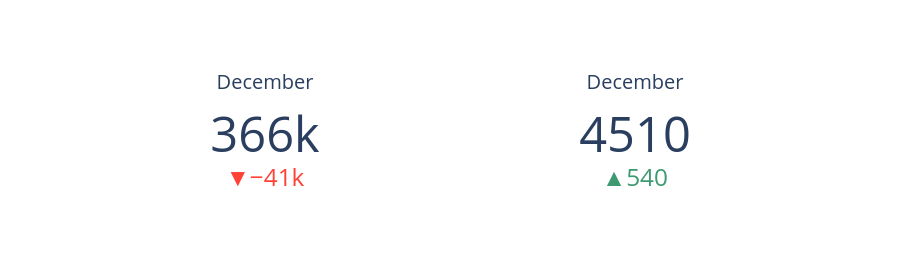

Source (notebook cell):
### Code cell
def plot_vente_mois(data, abbr=False):
    
    ind_ca    = indicateur_du_mois(data, current_month=12, freq=False, abbr=abbr)
    ind_vente = indicateur_du_mois(data, current_month=12, freq=True,  abbr=abbr)
    
    fig = go.Figure()
    
    
    fig.add_trace(go.Indicator(
        mode='number+delta',
        value=ind_ca['value'],
        delta={'reference': ind_ca['value'] - ind_ca['delta']},
        title={'text': ind_ca['month_name'] },
        domain={'x': [0, 0.5], 'y': [0, 1]}
    ))
    
    
    fig.add_trace(go.Indicator(
        mode='number+delta',
        value=ind_vente['value'],
        delta={'reference': ind_vente['value'] - ind_vente['delta']},
        title={'text': ind_vente['month_name'] },
        domain={'x': [0.5, 1], 'y': [0, 1]}
    ))
    
    fig.update_layout(height=280)
    
    return fig

# Test
plot_vente_mois(df).show()

### Figure 1 — Plotly figure (JSON) as saved in the notebook; plotly's stock layout.template omitted (floating-point values rounded to 4 significant figures)
{"data": [{"delta": {"reference": 406900.0}, "domain": {"x": [0, 0.5], "y": [0, 1]}, "mode": "number+delta", "title": {"text": "December"}, "type": "indicator", "value": 366300.0}, {"delta": {"reference": 3967}, "domain": {"x": [0.5, 1], "y": [0, 1]}, "mode": "number+delta", "title": {"text": "December"}, "type": "indicator", "value": 4506}], "layout": {"height": 280}}
